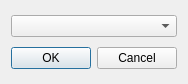
<?xml version="1.0" encoding="UTF-8"?>
<ui version="4.0">
 <class>CurrencyDialog</class>
 <widget class="QDialog" name="CurrencyDialog">
  <property name="geometry">
   <rect>
    <x>0</x>
    <y>0</y>
    <width>186</width>
    <height>84</height>
   </rect>
  </property>
  <property name="windowTitle">
   <string>Dialog</string>
  </property>
  <layout class="QVBoxLayout" name="verticalLayout">
   <item>
    <widget class="QComboBox" name="cbCurrency"/>
   </item>
   <item>
    <widget class="QDialogButtonBox" name="buttonBox">
     <property name="orientation">
      <enum>Qt::Horizontal</enum>
     </property>
     <property name="standardButtons">
      <set>QDialogButtonBox::Cancel|QDialogButtonBox::Ok</set>
     </property>
    </widget>
   </item>
  </layout>
 </widget>
 <resources/>
 <connections>
  <connection>
   <sender>buttonBox</sender>
   <signal>accepted()</signal>
   <receiver>CurrencyDialog</receiver>
   <slot>accept()</slot>
   <hints>
    <hint type="sourcelabel">
     <x>248</x>
     <y>254</y>
    </hint>
    <hint type="destinationlabel">
     <x>157</x>
     <y>274</y>
    </hint>
   </hints>
  </connection>
  <connection>
   <sender>buttonBox</sender>
   <signal>rejected()</signal>
   <receiver>CurrencyDialog</receiver>
   <slot>reject()</slot>
   <hints>
    <hint type="sourcelabel">
     <x>316</x>
     <y>260</y>
    </hint>
    <hint type="destinationlabel">
     <x>286</x>
     <y>274</y>
    </hint>
   </hints>
  </connection>
 </connections>
</ui>
